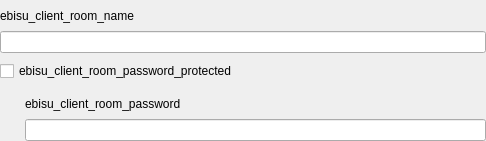
<?xml version="1.0" encoding="UTF-8"?>
<ui version="4.0">
 <class>CreateRoomView</class>
 <widget class="QWidget" name="CreateRoomView">
  <property name="geometry">
   <rect>
    <x>0</x>
    <y>0</y>
    <width>486</width>
    <height>141</height>
   </rect>
  </property>
  <layout class="QVBoxLayout" name="verticalLayout">
   <property name="spacing">
    <number>8</number>
   </property>
   <property name="leftMargin">
    <number>0</number>
   </property>
   <property name="topMargin">
    <number>0</number>
   </property>
   <property name="rightMargin">
    <number>0</number>
   </property>
   <property name="bottomMargin">
    <number>0</number>
   </property>
   <item>
    <layout class="QVBoxLayout" name="verticalLayout_2">
     <item>
      <widget class="Origin::UIToolkit::OriginLabel" name="label_3">
       <property name="text">
        <string>ebisu_client_room_name</string>
       </property>
      </widget>
     </item>
     <item>
      <widget class="Origin::UIToolkit::OriginSingleLineEdit" name="leChannelName">
       <property name="text">
        <string/>
       </property>
       <property name="maxLength"><number>25</number></property>
      </widget>
     </item>
    </layout>
   </item>
   <item>
    <widget class="Origin::UIToolkit::OriginCheckButton" name="chkPassword">
     <property name="text">
      <string>ebisu_client_room_password_protected</string>
     </property>
    </widget>
   </item>
   <item>
    <layout class="QHBoxLayout" name="horizontalLayout_3">
     <property name="spacing">
      <number>0</number>
     </property>
     <item>
      <spacer name="horizontalSpacer">
       <property name="orientation">
        <enum>Qt::Horizontal</enum>
       </property>
       <property name="sizeType">
        <enum>QSizePolicy::Fixed</enum>
       </property>
       <property name="sizeHint" stdset="0">
        <size>
         <width>25</width>
         <height>20</height>
        </size>
       </property>
      </spacer>
     </item>
     <item>
      <layout class="QVBoxLayout" name="verticalLayout_3">
       <item>
        <widget class="Origin::UIToolkit::OriginLabel" name="originLabel">
         <property name="text">
          <string>ebisu_client_room_password</string>
         </property>
        </widget>
       </item>
       <item>
        <widget class="Origin::UIToolkit::OriginSingleLineEdit" name="lePassword">
         <property name="text">
          <string/>
         </property>
        </widget>
       </item>
      </layout>
     </item>
    </layout>
   </item>
  </layout>
 </widget>
 <layoutdefault spacing="0" margin="0"/>
 <customwidgets>
  <customwidget>
   <class>Origin::UIToolkit::OriginCheckButton</class>
   <extends>QCheckBox</extends>
   <header>origincheckbutton.h</header>
  </customwidget>
  <customwidget>
   <class>Origin::UIToolkit::OriginLabel</class>
   <extends>QLabel</extends>
   <header>originlabel.h</header>
  </customwidget>
  <customwidget>
   <class>Origin::UIToolkit::OriginSingleLineEdit</class>
   <extends>QLineEdit</extends>
   <header>originsinglelineedit.h</header>
  </customwidget>
 </customwidgets>
 <resources/>
 <connections/>
</ui>
